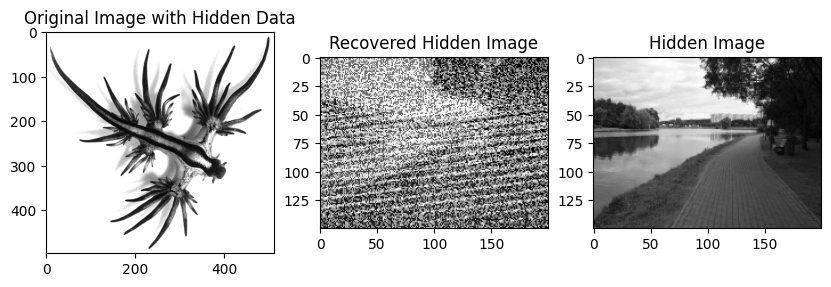

This chart was generated by the following Python code:
import numpy as np

def allocate_data_bits_by_n_size_bits_into_byte_arrays(bit_stream, N):
    # eg. 1111, N = 3 => 0000 0111; 0000 0001
    number_of_bits = len(bit_stream)
    number_of_bytes_required = number_of_bits // N
    number_of_residual_bits = number_of_bits % N

    bits_in_byte = []

    for i in range(number_of_bytes_required):
        bits = bit_stream[N * (i - 1): N * i]
        bits = '0' * (8 - len(bits)) + bits
        bits_in_byte.append(int(bits, 2))

    if number_of_residual_bits > 0:
        bits = bit_stream[-number_of_residual_bits:]
        bits = '0' * (8 - len(bits)) + bits
        bits_in_byte.append(int(bits, 2))

    return bits_in_byte

def bit_stream_to_int_array(bit_stream):
    # assume byte stream
    bit_size = 8
    number_of_bytes = len(bit_stream) // bit_size
    int_array = []

    for i in range(number_of_bytes):
        start_bit = bit_size * i
        end_bit = bit_size * (i + 1)
        int_array.append(int(bit_stream[start_bit:end_bit], 2))

    return int_array


def convert_int8_to_bit_stream(data_to_be_inserted_as_bits_in_dec):
    number_of_text_char = len(data_to_be_inserted_as_bits_in_dec)
    bit_stream = ''

    for i in range(number_of_text_char):
        bits = bin(int(data_to_be_inserted_as_bits_in_dec[i]))[2:]
        bits = '0' * (8 - len(bits)) + bits
        bit_stream += bits

    return bit_stream

def extract_n_bits_from_lsb(data_in_dec_with_inserted_bits, N, given_length_of_text_bits):
    # 0 < N <= 8
    ON = 1
    OFF = 0
    stop_flag = OFF
    residue_bits_length = given_length_of_text_bits % N
    given_length_of_text_bits -= residue_bits_length  # deal with the residue bits later
    bit_stream = ''

    row_size, col_size = data_in_dec_with_inserted_bits.shape

    for i in range(row_size):
        for j in range(col_size):
            bits = bin(data_in_dec_with_inserted_bits[i, j])[2:]
            bits = '0' * (8 - len(bits)) + bits
            bit_stream += bits[-N:]

            if len(bit_stream) >= given_length_of_text_bits:
                stop_flag = ON
                if residue_bits_length > 0:
                    if (j + 1) <= col_size:
                        bits = bin(data_in_dec_with_inserted_bits[i, j + 1])[2:]
                    else:
                        bits = bin(data_in_dec_with_inserted_bits[i + 1, 0])[2:]

                    bits = '0' * (8 - len(bits)) + bits
                    bit_stream += bits[-residue_bits_length:]

                break

        if stop_flag == ON:
            break

    return bit_stream

def insert_into_lsb_bits(data_target_in_dec, data_to_be_inserted_in_bits, N):
    # 0 < N <= 8
    number_of_bits_to_be_inserted = len(data_to_be_inserted_in_bits)
    total_size_of_data_target_bits = np.prod(data_target_in_dec.shape) * 8
    total_size_of_data_target_bit_space_insertable = np.prod(data_target_in_dec.shape) * N

    if number_of_bits_to_be_inserted > total_size_of_data_target_bit_space_insertable:
        print('Number of bits to be inserted exceeds total size of data target bit space insertable')
    else:
        bit_stream = data_to_be_inserted_in_bits
        byte_arrays_with_info_bits = allocate_data_bits_by_n_size_bits_into_byte_arrays(bit_stream, N)
        number_of_byte_arrays_with_info_bits = len(byte_arrays_with_info_bits)

        row_size, col_size = data_target_in_dec.shape
        row_index, col_index = 0, 0

        data_in_dec_with_inserted_bits = np.copy(data_target_in_dec)

        for i in range(number_of_byte_arrays_with_info_bits):
            if col_index >= col_size:
                col_index = 0
                row_index += 1

            if row_index < row_size:
                data_in_dec_with_inserted_bits[row_index, col_index] |= byte_arrays_with_info_bits[i]
                col_index += 1

    return data_in_dec_with_inserted_bits

def mask_last_n_bits(data_in_dec, N):
    # 0 < N <= 8
    bit_8_mask = int('11111111', 2)
    bit_8_mask_shifted = np.left_shift(bit_8_mask, N)  # left shift
    bit_8_mask = np.bitwise_and(bit_8_mask_shifted, bit_8_mask)
    data_in_dec_masked = np.bitwise_and(data_in_dec, bit_8_mask)

    return data_in_dec_masked

def rgb2gray(rgb_image):
    return np.dot(rgb_image[..., :3], [0.2989, 0.5870, 0.1140])

# Example usage:
import cv2
import matplotlib.pyplot as plt
import numpy as np

# Functions (already defined above)

# Usage
target_image_file = 'Glaucus_atlanticus.jpg'
target_image = plt.imread(target_image_file)
target_image_in_gray = cv2.cvtColor(target_image, cv2.COLOR_RGB2GRAY)

N = 1
data_in_dec = target_image_in_gray
data_in_dec_masked = mask_last_n_bits(data_in_dec, N)

# Assuming section_getImageBitStream is equivalent to the following:
new_row_size = round(data_in_dec_masked.shape[0] / 2)
new_col_size = round(data_in_dec_masked.shape[1] / 2)
data_in_dec_masked = cv2.resize(data_in_dec_masked, (new_col_size, new_row_size))

target_image_file = 'imageLowRes_00.jpg'
target_image_to_be_hidden = plt.imread(target_image_file)
target_image_to_be_hidden_in_gray = rgb2gray(target_image_to_be_hidden)

# For demonstration, resizing the image
new_row_size = round(target_image_to_be_hidden_in_gray.shape[0] / 2)
new_col_size = round(target_image_to_be_hidden_in_gray.shape[1] / 2)
target_image_to_be_hidden_in_gray = cv2.resize(target_image_to_be_hidden_in_gray, (new_col_size, new_row_size))

bit_stream_of_image_to_hide = convert_int8_to_bit_stream(target_image_to_be_hidden_in_gray.flatten())
bit_stream_length = len(bit_stream_of_image_to_hide)
given_length_of_text_bits = bit_stream_length

data_in_dec_with_inserted_bits = insert_into_lsb_bits(data_in_dec_masked, bit_stream_of_image_to_hide, N)
bit_stream = extract_n_bits_from_lsb(data_in_dec_with_inserted_bits, N, bit_stream_length)
bit_stream = bit_stream[:bit_stream_length]

# int_array = bit_stream_to_int_array(bit_stream_of_image_to_hide)
int_array = bit_stream_to_int_array(bit_stream)

# Recover hidden image
target_image_in_gray_reconstructed = np.reshape(int_array, (new_row_size, new_col_size))

# Assuming section_plotForGrayScale_ImageWithinImage is equivalent to the following:
plt.figure(figsize=(10, 5))
plt.subplot(1, 3, 1)
plt.imshow(data_in_dec_masked, cmap='gray')
plt.title('Original Image with Hidden Data')

plt.subplot(1, 3, 2)
plt.imshow(target_image_in_gray_reconstructed, cmap='gray')
plt.title('Recovered Hidden Image')

plt.subplot(1, 3, 3)
plt.imshow(target_image_to_be_hidden_in_gray, cmap='gray')
plt.title('Hidden Image')

plt.show()

number_of_bits_available_for_inserting_bits = np.prod(data_in_dec_masked.shape) * N
number_of_bytes_hidden = new_row_size * new_col_size

print(f'Number of Bytes Hidden: {number_of_bytes_hidden}')
print(f'Number of Bits Hidden: {bit_stream_length}')
print(f'Number of Bits Space Available for Hiding: {number_of_bits_available_for_inserting_bits}')
print(f'Utility: {given_length_of_text_bits / number_of_bits_available_for_inserting_bits * 100:.5f}%')

"""
Number of Bytes Hidden: 30000
Number of Bits Hidden: 240000
Number of Bits Space Available for Hiding: 254464
Utility: 94.31590%
"""
